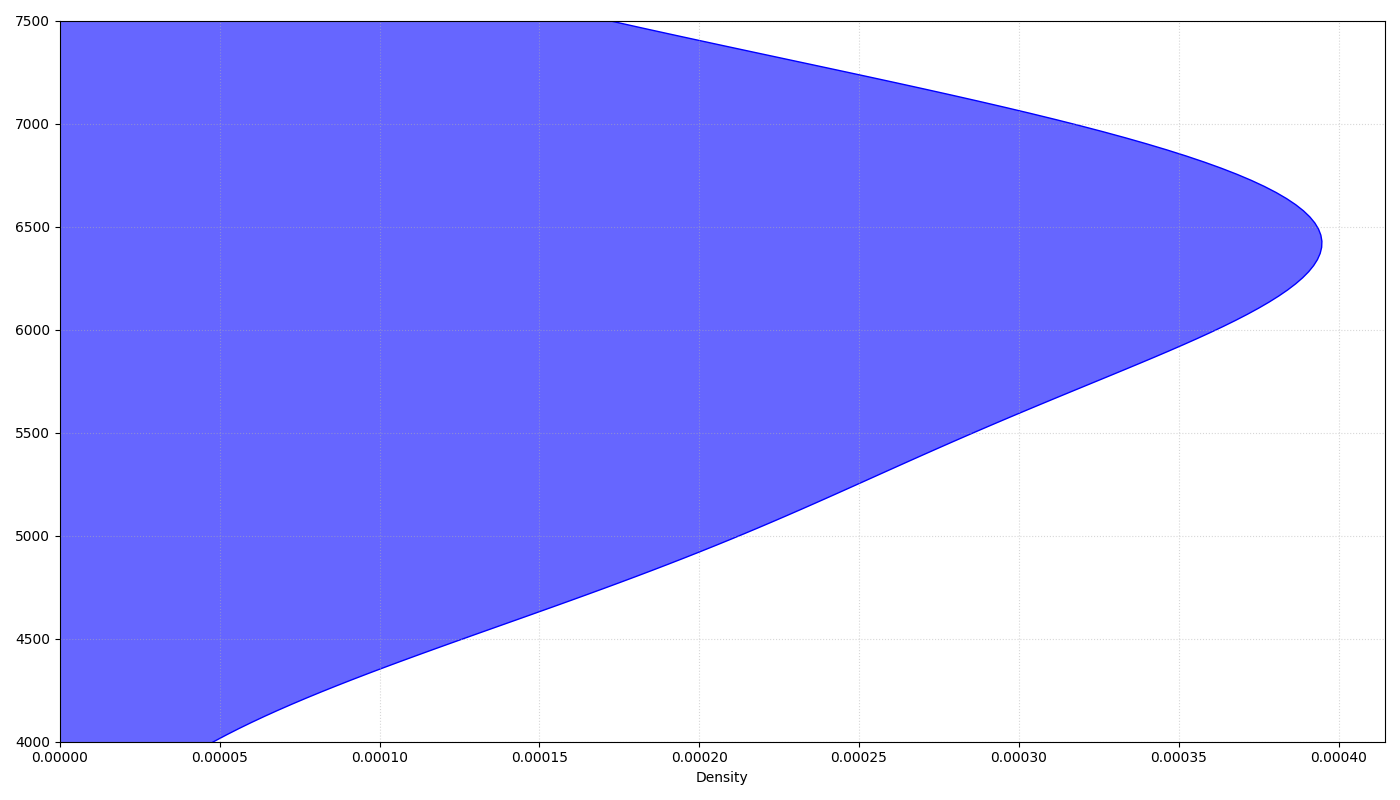

This figure's Python source:
import matplotlib.pyplot as plt
import numpy as np
import seaborn as sns

population_density = [5000, 7000, 6000, 6500]

fig, ax = plt.subplots(figsize=(14, 8))

# Create a horizontal density plot using seaborn
sns.kdeplot(y=population_density, ax=ax, fill=True, color='blue', alpha=0.6)

ax.grid(True, linestyle=':', alpha=0.5)

plt.ylim(4000, 7500)
plt.tight_layout()
plt.show()
